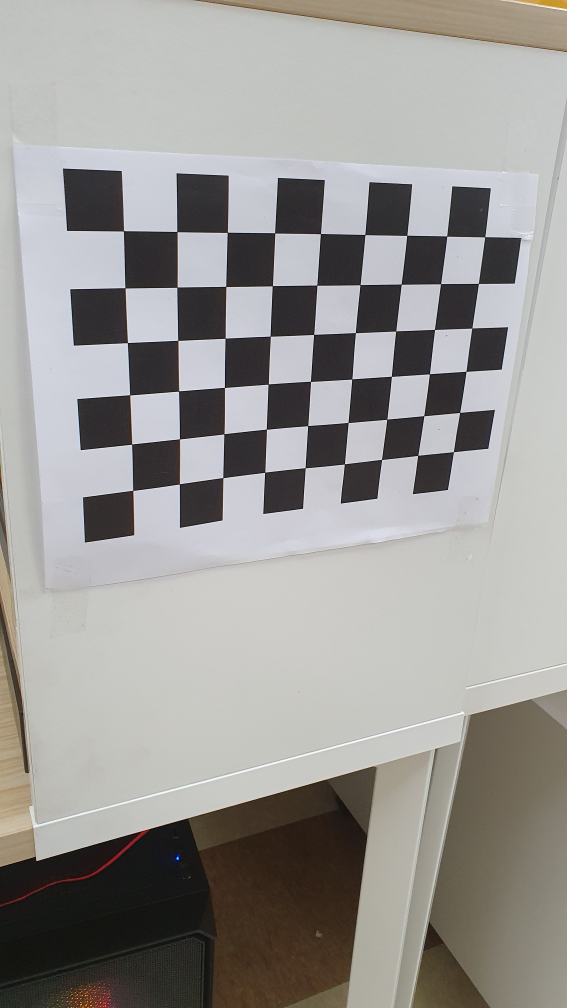
#> input picture ImageCalibration/20230619_181636.jpg, 2268 x 4032 px (shown at 1/4 size)
$ python -i object_detector.py   (imports and definitions only)
#> lines starting #> are read from the running program, lines starting #| are printed output that depends on the picture; after the words box and inside, x2 and y2 are one past the last pixel; in counts of white or black regions, pixels touching at a corner belong together
#> further down, picture is the input picture: shape (4032, 2268, 3); mean B, G, R 148.9, 151.8, 153.7
import cv2
import numpy as np


class HomogeneousBgDetector():
    def __init__(self):
        pass

    def detect_objects(self, frame):
        # Convert Image to grayscale
        hsv = cv2.cvtColor(frame, cv2.COLOR_BGR2HSV)
#> hsv: shape (4032, 2268, 3); mean H, S, V 63.7, 24.3, 156.3
        l_b = np.array([0, 18, 20])
        u_b = np.array([255, 255, 255])

        # Create a Mask with adaptive threshold
        mask = cv2.inRange(hsv, l_b, u_b)
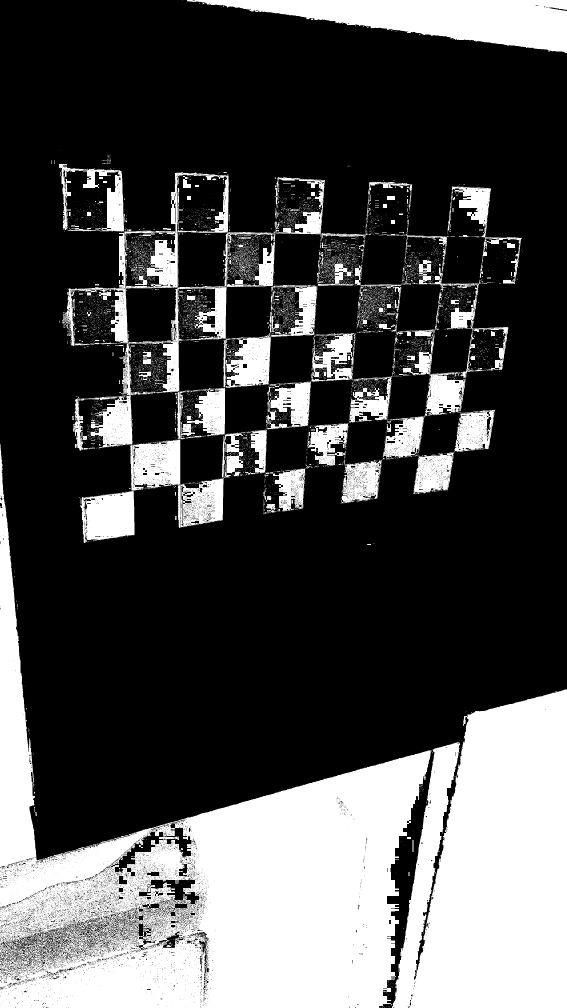
#> mask: shape (4032, 2268) (shown at 1/4 size); 30.3% white; 12434 white regions (11859 under 20 px), largest, box (x1, y1, x2, y2) and area: (0, 1776, 1726, 4032) 1267465, (1568, 2758, 2268, 4032) 698653, (236, 656, 1471, 1792) 195315
        kernel = np.ones((5, 5), np.uint8)
        closing = cv2.morphologyEx(mask, cv2.MORPH_CLOSE, kernel)
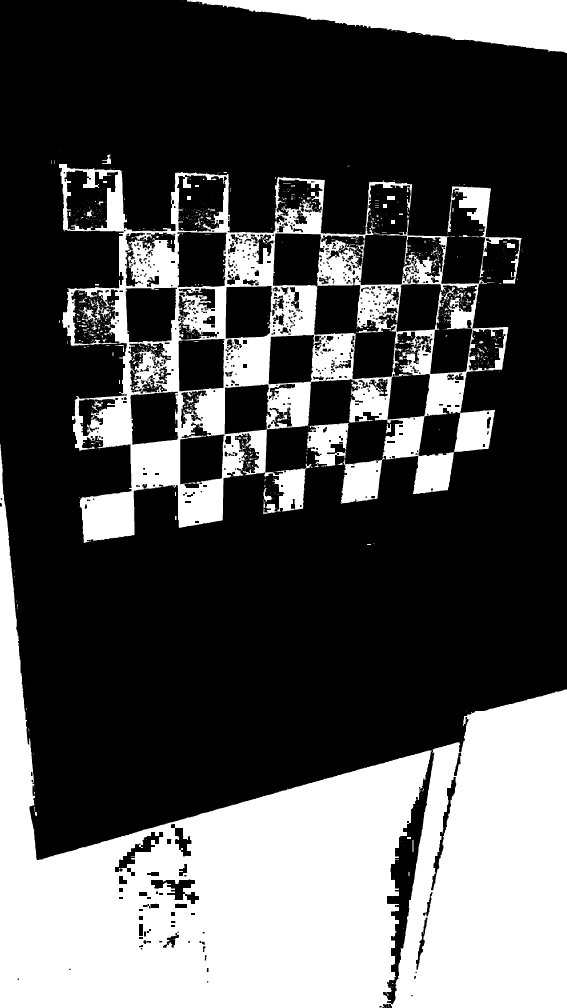
#> closing: shape (4032, 2268) (shown at 1/4 size); 33.1% white; 1312 white regions (1128 under 20 px), largest, box (x1, y1, x2, y2) and area: (0, 1776, 2268, 4032) 2045215, (236, 656, 2033, 2172) 774277, (748, 0, 2268, 212) 166639
        denoised = cv2.medianBlur(closing, 5)
#> denoised: shape (4032, 2268); 33.1% white; 393 white regions (181 under 20 px)

        # Find contours
        contours, _ = cv2.findContours(denoised, cv2.RETR_EXTERNAL, cv2.CHAIN_APPROX_SIMPLE)
#> contours = 234 contours, 128 with area under 20; largest, box (x1, y1, x2, y2) and area: (0, 1777, 2268, 4032) 2079754, (236, 656, 2033, 2171) 1362660, (748, 0, 2268, 212) 164974, (1364, 1839, 1528, 2014) 21948, (1804, 746, 2086, 1135) 18322


        objects_contours = []

        for cnt in contours:
            area = cv2.contourArea(cnt)
            if area > 35000:
                objects_contours.append(cnt)
#> this loop made 234 passes
#> area on passes 3 to 5: 37, 133, 97
#> after the loop, objects_contours = 3 contours; box (x1, y1, x2, y2) and area: (0, 1777, 2268, 4032) 2079754, (236, 656, 2033, 2171) 1362660, (748, 0, 2268, 212) 164974

        return objects_contours

>>> import cv2
>>> picture = cv2.imread('../ImageCalibration/20230619_181636.jpg')
>>> result = HomogeneousBgDetector().detect_objects(picture)
#> result has the same summary as objects_contours in detect_objects

$ run again, on ImageCalibration/20230619_181637.jpg
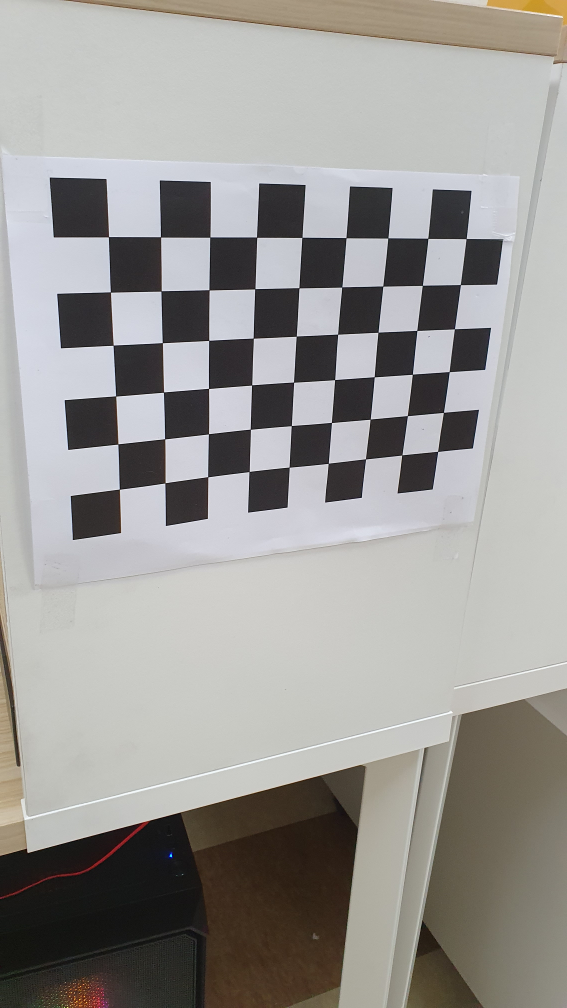
#> input picture ImageCalibration/20230619_181637.jpg, 2268 x 4032 px (shown at 1/4 size)
#> picture is the input picture: shape (4032, 2268, 3); mean B, G, R 149.3, 152.3, 154
#> hsv: shape (4032, 2268, 3); mean H, S, V 63.3, 24.3, 156.8
#> in detect_objects, `mask = cv2.inRange(hsv, l_b, u_b)`:
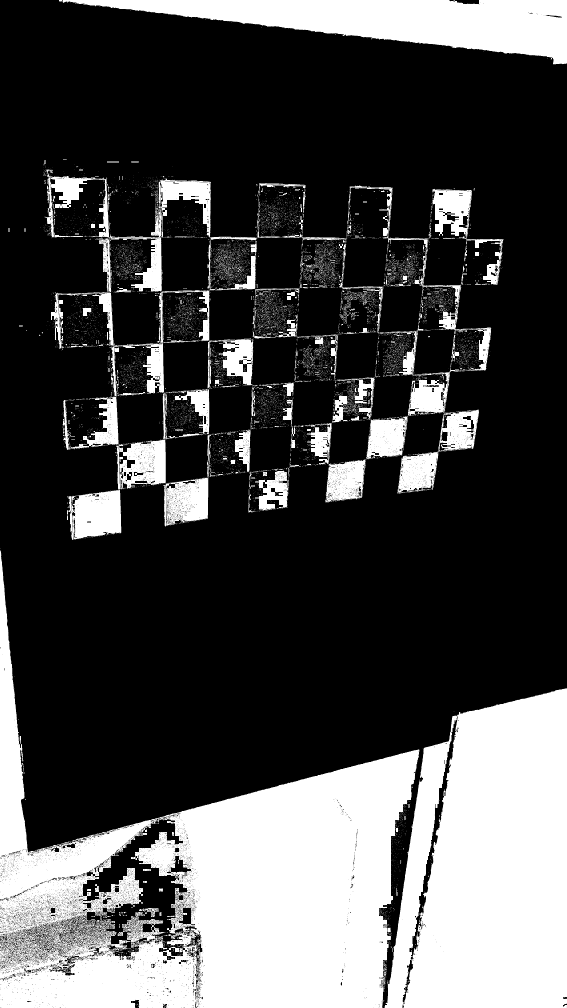
#> mask: shape (4032, 2268) (shown at 1/4 size); 29.3% white; 15336 white regions (14735 under 20 px), largest, box (x1, y1, x2, y2) and area: (0, 2202, 1678, 4032) 1180677, (1538, 2753, 2268, 4032) 741697, (236, 0, 2268, 258) 249018
#> in detect_objects, `closing = cv2.morphologyEx(mask, cv2.MORPH_CLOSE, kernel)`:
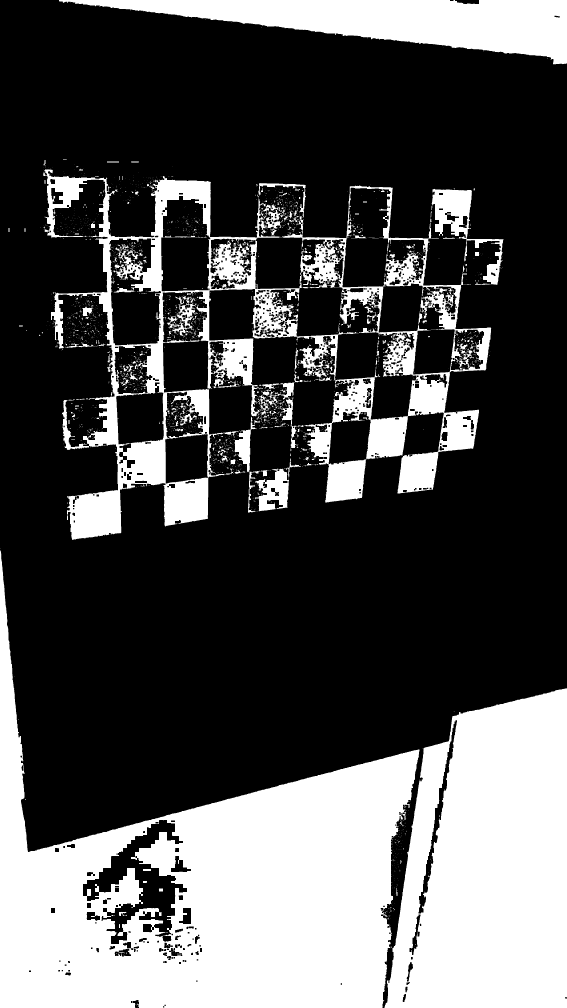
#> closing: shape (4032, 2268) (shown at 1/4 size); 31.9% white; 2227 white regions (1965 under 20 px), largest, box (x1, y1, x2, y2) and area: (0, 2202, 1678, 4032) 1252991, (1538, 2753, 2268, 4032) 744326, (172, 674, 1965, 2160) 582238
#> denoised: shape (4032, 2268); 31.7% white; 641 white regions (310 under 20 px)
#> contours = 449 contours, 250 with area under 20; largest, box (x1, y1, x2, y2) and area: (0, 2202, 1678, 4032) 1337846, (178, 677, 1964, 2160) 923815, (1538, 2753, 2268, 4032) 759336, (236, 0, 2268, 257) 247658, (1727, 756, 2014, 1139) 29876
#> the loop in detect_objects, `for cnt in contours:` made 449 passes
#> area on passes 2, 4, 6: 34.5, 48.5, 20
#> after the loop in detect_objects, `for cnt in contours:`: objects_contours = 4 contours; box (x1, y1, x2, y2) and area: (0, 2202, 1678, 4032) 1337846, (178, 677, 1964, 2160) 923815, (1538, 2753, 2268, 4032) 759336, (236, 0, 2268, 257) 247658
#> result has the same summary as objects_contours in detect_objects

$ run again, on ImageCalibration/20230619_181639.jpg
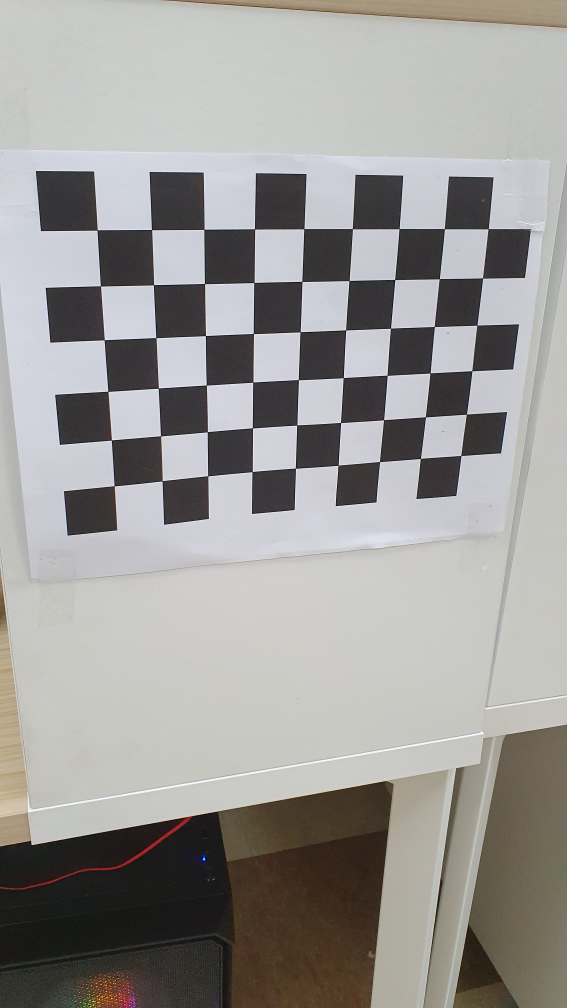
#> input picture ImageCalibration/20230619_181639.jpg, 2268 x 4032 px (shown at 1/4 size)
#> picture is the input picture: shape (4032, 2268, 3); mean B, G, R 151.3, 153.9, 155.6
#> hsv: shape (4032, 2268, 3); mean H, S, V 65.9, 23.2, 158.4
#> in detect_objects, `mask = cv2.inRange(hsv, l_b, u_b)`:
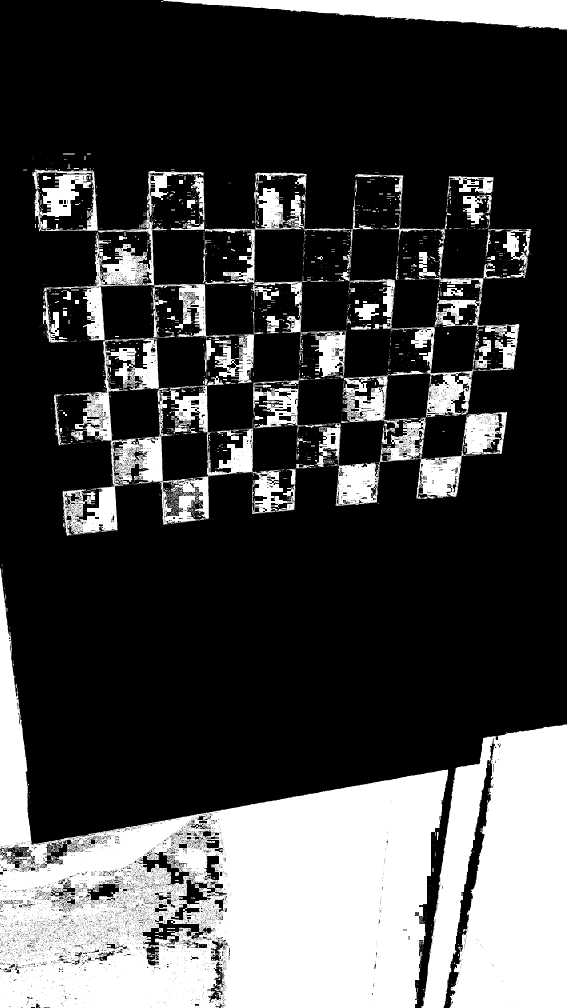
#> mask: shape (4032, 2268) (shown at 1/4 size); 27.7% white; 4184 white regions (3682 under 20 px), largest, box (x1, y1, x2, y2) and area: (0, 2271, 1793, 4032) 1308695, (1686, 2898, 2268, 4032) 510106, (251, 1351, 1238, 2143) 172004
#> in detect_objects, `closing = cv2.morphologyEx(mask, cv2.MORPH_CLOSE, kernel)`:
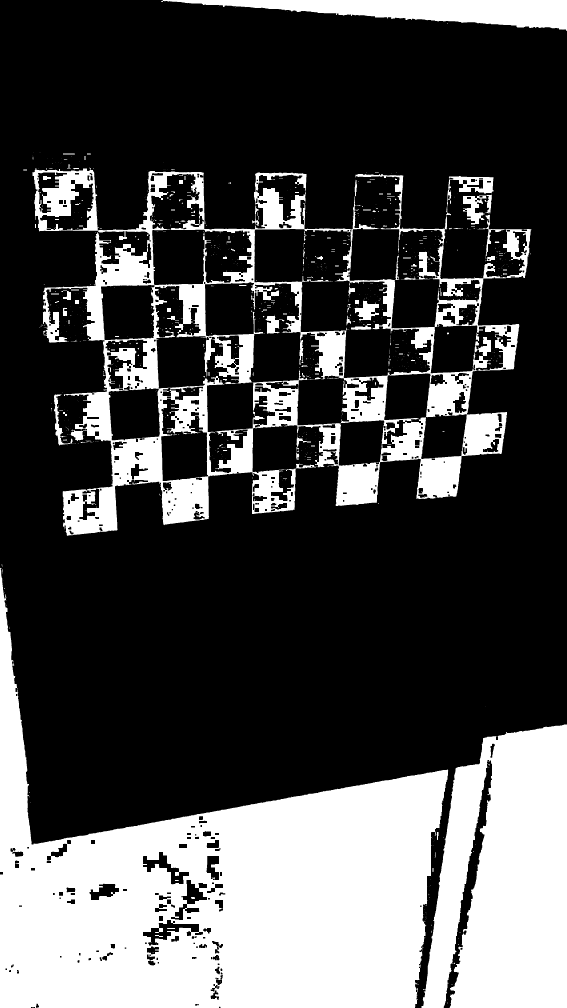
#> closing: shape (4032, 2268) (shown at 1/4 size); 29.6% white; 1004 white regions (814 under 20 px), largest, box (x1, y1, x2, y2) and area: (0, 2271, 1793, 4032) 1376233, (130, 669, 2126, 2143) 686373, (1686, 2898, 2268, 4032) 512493
#> denoised: shape (4032, 2268); 29.6% white; 287 white regions (108 under 20 px)
#> contours = 212 contours, 94 with area under 20; largest, box (x1, y1, x2, y2) and area: (0, 2271, 1793, 4032) 1426446, (130, 674, 2077, 2143) 1152120, (1686, 2898, 2268, 4032) 510304, (646, 0, 2268, 123) 98796, (2012, 916, 2125, 1112) 11812
#> the loop in detect_objects, `for cnt in contours:` made 212 passes
#> area on passes 5, 6, 8: 37, 121, 510303.5
#> after the loop in detect_objects, `for cnt in contours:`: objects_contours = 4 contours; box (x1, y1, x2, y2) and area: (0, 2271, 1793, 4032) 1426446, (130, 674, 2077, 2143) 1152120, (1686, 2898, 2268, 4032) 510304, (646, 0, 2268, 123) 98796
#> result has the same summary as objects_contours in detect_objects

$ run again, on ImageCalibration/20230619_181640.jpg
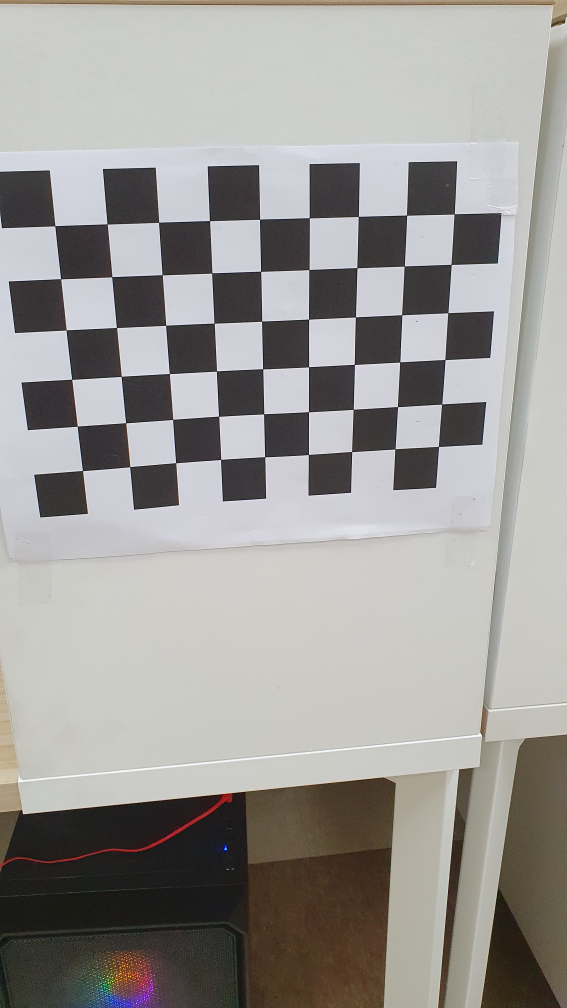
#> input picture ImageCalibration/20230619_181640.jpg, 2268 x 4032 px (shown at 1/4 size)
#> picture is the input picture: shape (4032, 2268, 3); mean B, G, R 150.5, 153.4, 155.5
#> hsv: shape (4032, 2268, 3); mean H, S, V 64.5, 24, 158
#> in detect_objects, `mask = cv2.inRange(hsv, l_b, u_b)`:
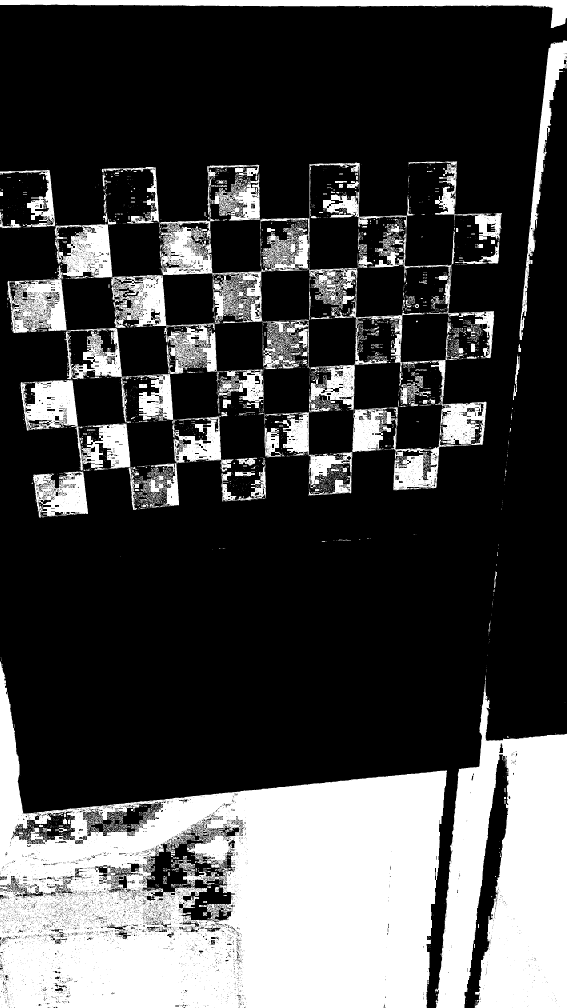
#> mask: shape (4032, 2268) (shown at 1/4 size); 28.4% white; 6673 white regions (5969 under 20 px), largest, box (x1, y1, x2, y2) and area: (0, 2645, 1788, 4032) 1374088, (1740, 2701, 2268, 4032) 446597, (219, 650, 1439, 1888) 241555
#> in detect_objects, `closing = cv2.morphologyEx(mask, cv2.MORPH_CLOSE, kernel)`:
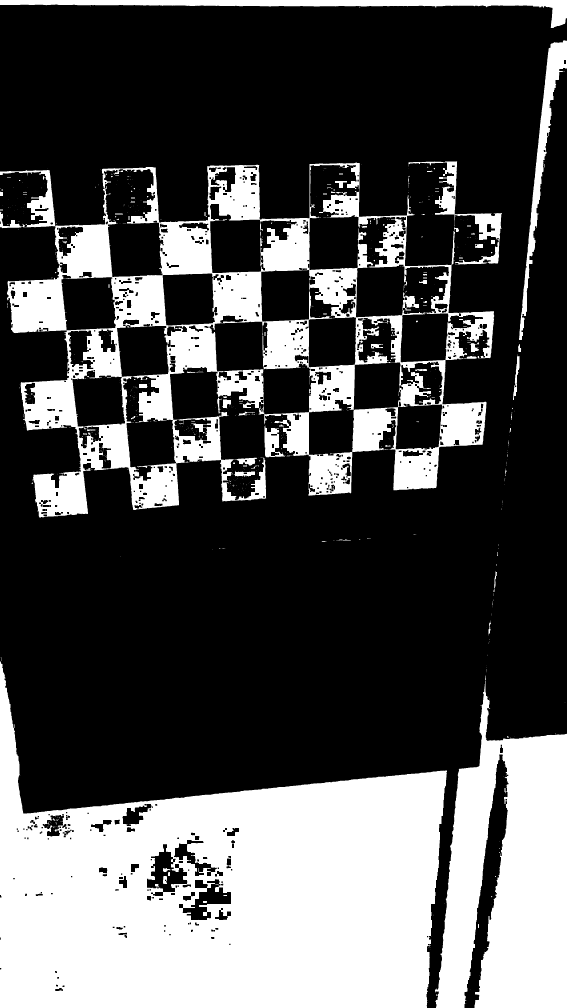
#> closing: shape (4032, 2268) (shown at 1/4 size); 31.6% white; 634 white regions (517 under 20 px), largest, box (x1, y1, x2, y2) and area: (0, 2645, 1788, 4032) 1465308, (0, 650, 1977, 2071) 833994, (1740, 2701, 2268, 4032) 450252
#> denoised: shape (4032, 2268); 31.6% white; 206 white regions (77 under 20 px)
#> contours = 128 contours, 51 with area under 20; largest, box (x1, y1, x2, y2) and area: (0, 2645, 1788, 4032) 1524115, (0, 659, 1977, 2071) 1437152, (1740, 2736, 2268, 4032) 447494, (0, 0, 2268, 112) 54570, (2076, 162, 2268, 1360) 35740
#> the loop in detect_objects, `for cnt in contours:` made 128 passes
#> area on passes 2, 5, 7, 9, 10, 12, 14, 17: 37, 54, 447493.5, 1524115, 101, 42.5, 206, 22.5
#> after the loop in detect_objects, `for cnt in contours:`: objects_contours = 5 contours; box (x1, y1, x2, y2) and area: (0, 2645, 1788, 4032) 1524115, (0, 659, 1977, 2071) 1437152, (1740, 2736, 2268, 4032) 447494, (0, 0, 2268, 112) 54570, (2076, 162, 2268, 1360) 35740
#> result has the same summary as objects_contours in detect_objects
